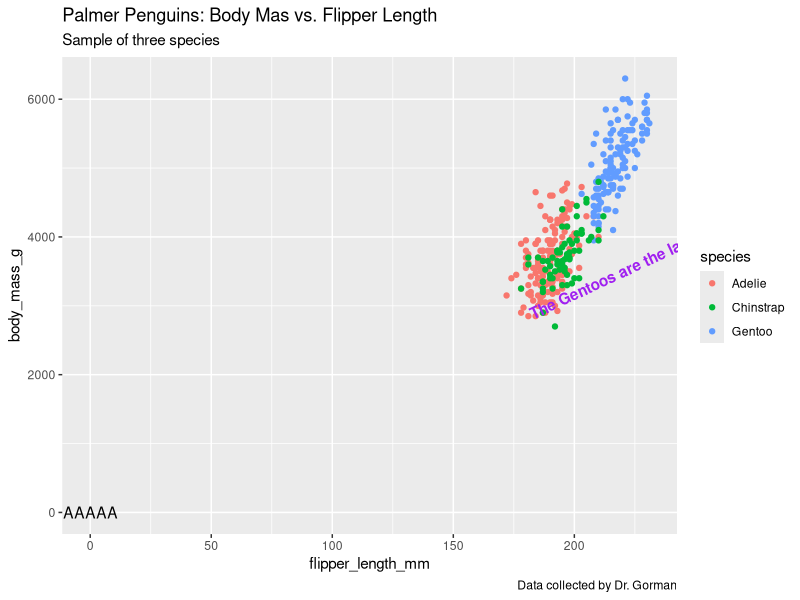
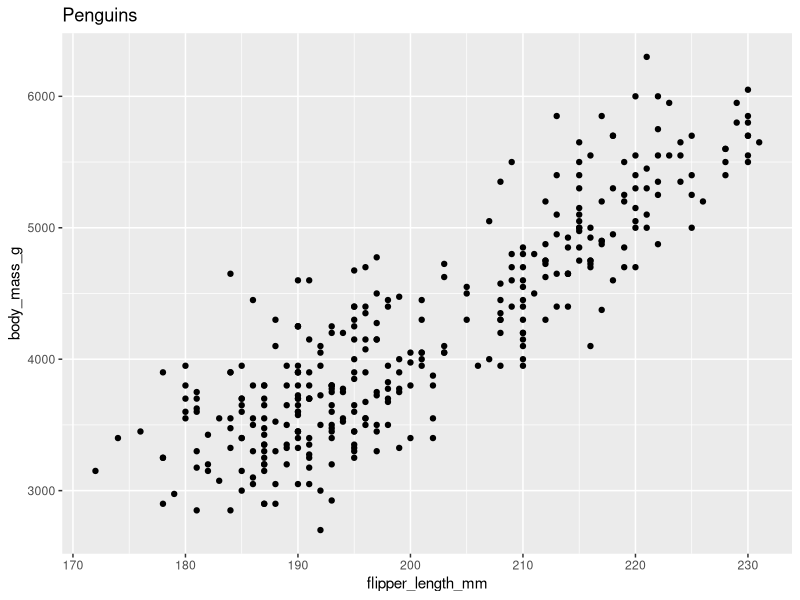
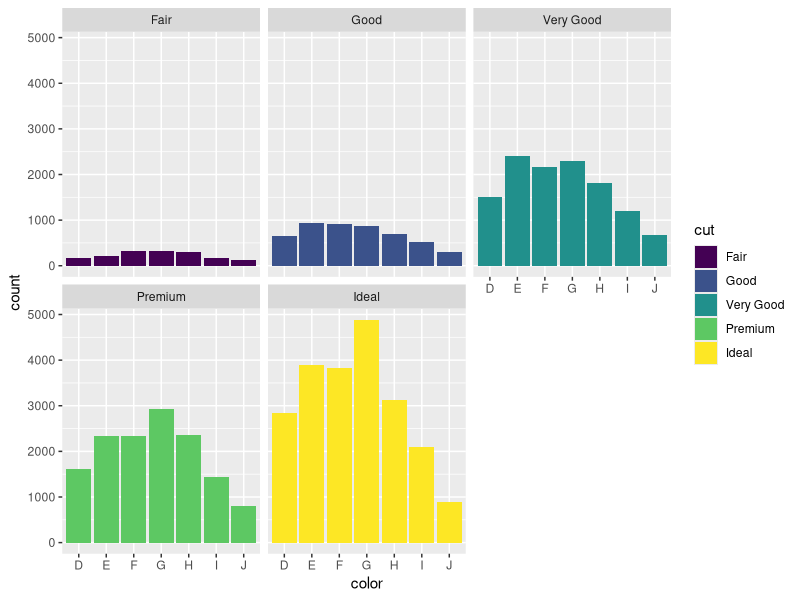

These figures' R source, in order:
install.packages("tidyverse")
install.packages("palmerpenguins")
library(tidyverse)
library(palmerpenguins)
data(penguins)

p<-ggplot(data=penguins)+
  geom_point(mapping=aes(x=flipper_length_mm,y=body_mass_g,color=species))+
  labs(title="Palmer Penguins: Body Mas vs. Flipper Length", subtitle="Sample of three species", caption="Data collected by Dr. Gorman")+
  annotate("text",x=220,y=3500,label="The Gentoos are the largest", color="purple", fontface="bold", angle=25)

p+annotate("text",x=0,y=0,label="AAAAA")

# For test
ggplot(data = penguins) + 
  geom_point(mapping = aes(x = flipper_length_mm, y = body_mass_g)) +
  labs(title="Penguins")

ggplot(data = diamonds) +
  geom_bar(mapping = aes(x = color, fill = cut)) +
  facet_wrap(~cut)
